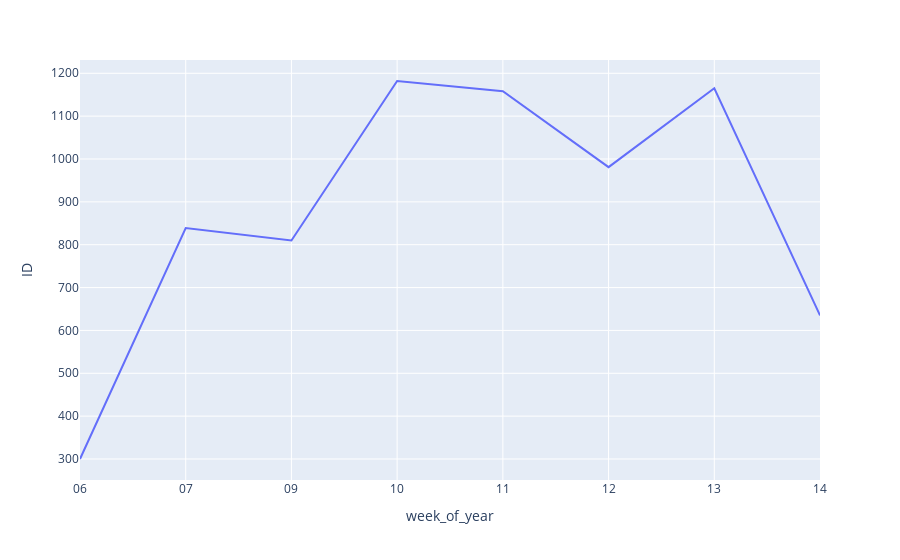

The notebook cell this image was saved under:
### Markdown cell above
###2. Quantidade de pedidos por semana.

### Code cell
df['week_of_year'] = df['Order_Date'].dt.strftime('%U')
cols = ['ID', 'week_of_year']
df1 = df.loc[:, cols].groupby('week_of_year').count().reset_index()
px.line(df1, x='week_of_year', y='ID')

### Figure 1 — Plotly figure (JSON) as saved in the notebook; plotly's stock layout.template omitted (floating-point values rounded to 4 significant figures)
{"data": [{"hovertemplate": "week_of_year=%{x}<br>ID=%{y}<extra></extra>", "legendgroup": "", "line": {"color": "#636efa", "dash": "solid"}, "marker": {"symbol": "circle"}, "mode": "lines", "name": "", "orientation": "v", "showlegend": false, "type": "scatter", "x": ["06", "07", "09", "10", "11", "12", "13", "14"], "xaxis": "x", "y": [300, 839, 810, 1182, 1158, 981, 1165, 635], "yaxis": "y"}], "layout": {"autosize": true, "legend": {"tracegroupgap": 0}, "margin": {"t": 60}, "xaxis": {"anchor": "y", "autorange": true, "domain": [0, 1], "range": [0, 7], "title": {"text": "week_of_year"}, "type": "category"}, "yaxis": {"anchor": "x", "autorange": true, "domain": [0, 1], "range": [251, 1231], "title": {"text": "ID"}, "type": "linear"}}}
